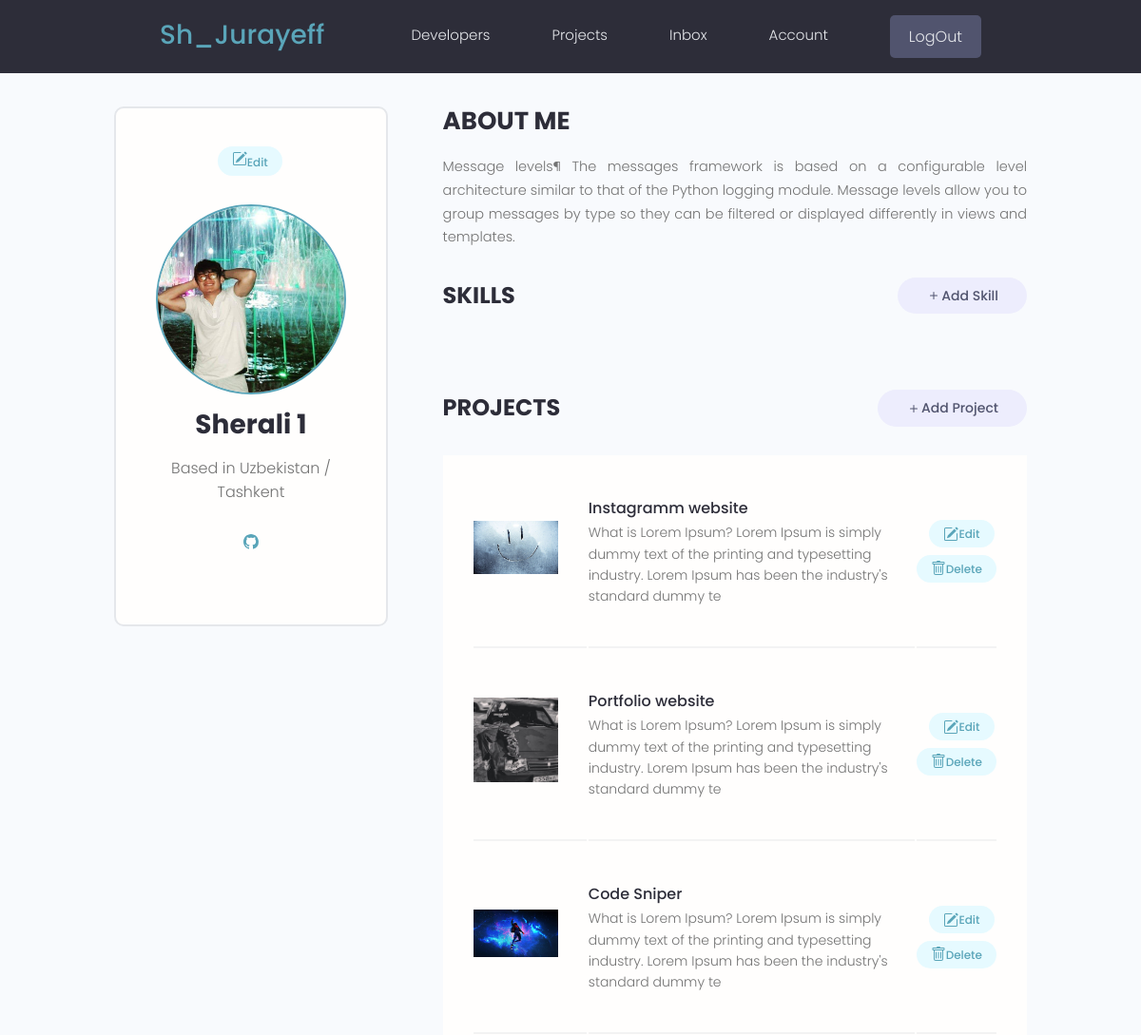
The app's page /account/ (signed in, upper part), older data.
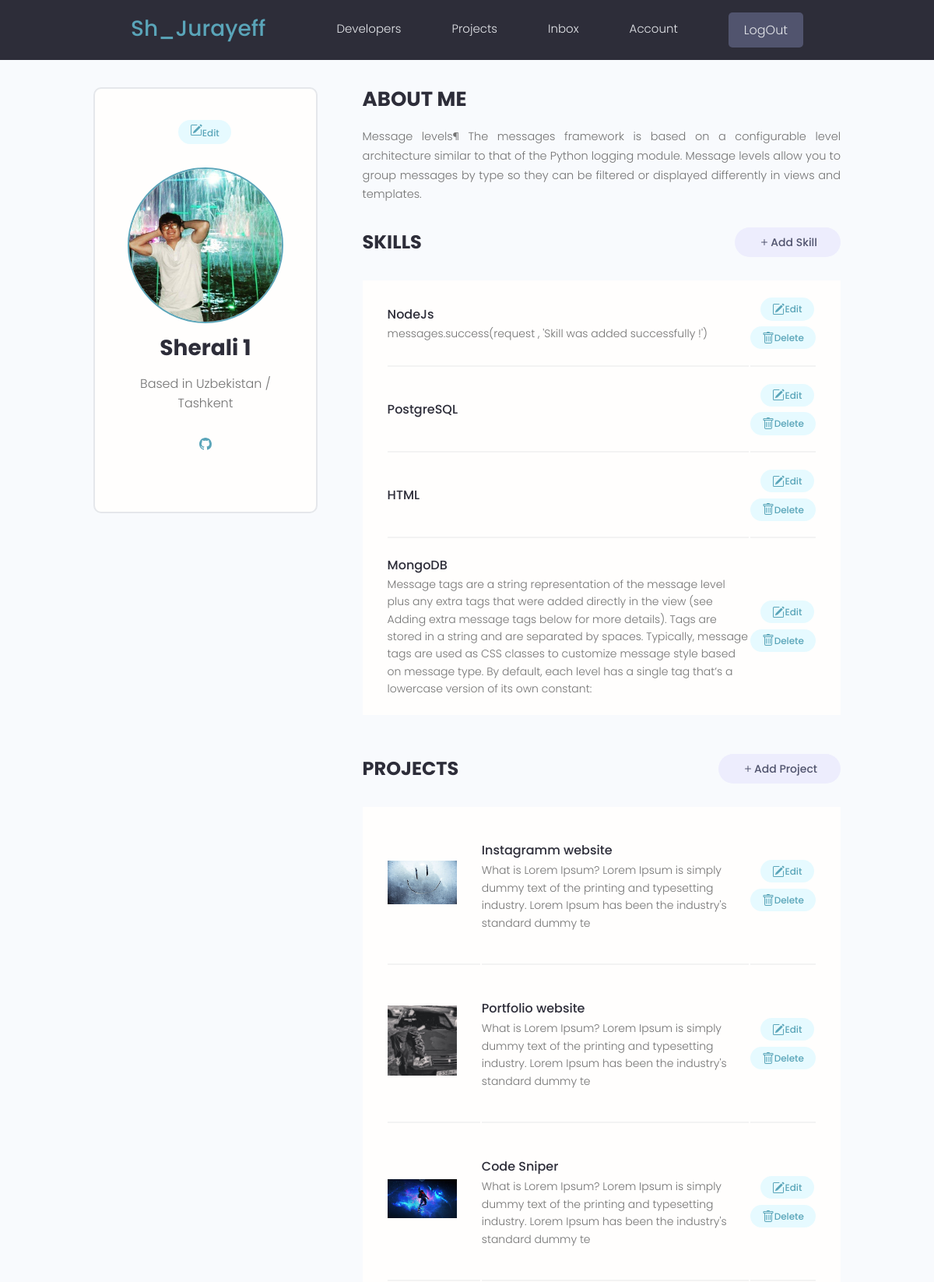
The same page, newer data.
### projects/models.py (models this page shows, shortened)
class Project(models.Model):
    owner = models.ForeignKey(Profile , null = True , blank=True , on_delete=models.SET_NULL)
    title = models.CharField(max_length=200)
    description = models.TextField(null=True , blank=True)
    featured_images = models.ImageField(null=True, blank=True , default='default.png')
    demo_link = models.CharField(max_length=200 , null=True , blank=True)
    source_link = models.CharField(max_length=200 , null=True ,blank=True)
    tags = models.ManyToManyField('Tag', blank=True)
    vote_total = models.IntegerField(default=0 , null=True ,blank=True)
    vote_ratio = models.IntegerField(default=0 , null=True ,blank=True)
    created = models.DateTimeField(auto_now_add=True)
    id = models.UUIDField(default=uuid.uuid4 , unique=True ,
                          primary_key=True , editable=False)

### users/models.py (models this page shows, shortened)
class Skill(models.Model):
    owner = models.ForeignKey(Profile , on_delete=models.CASCADE, null=True)
    name = models.CharField(max_length=200 , blank=True  , null=True)
    description = models.TextField(null=True , blank=True)
    created = models.DateTimeField(auto_now_add=True , null=True , blank=True)
    id = models.UUIDField(unique=True , default=uuid.uuid4 , primary_key=True , editable=False)

### users/views.py (the view)
# urls.py: path('account/' , userAccount , name = 'account') ,
@login_required(login_url = 'login')
def userAccount(request):
    profile = request.user.profile
    skills = profile.skill_set.all()
    projects = profile.project_set.all()
    context = {
        'profile': profile ,
        'skills': skills ,
        'projects': projects
    }
    return render(request , 'users/account.html' , context)

### users/templates/users/account.html (shortened to what this page needs)
{% extends 'main.html' %}
{% block content %}
<main class="settingsPage profile my-md">
  <div class="container">
    <div class="layout">
      <div class="column column--1of3">
        <div class="card text-center">
          <div class="card__body dev">
            <a  class="tag tag--pill tag--main settings__btn" href="{% url 'edit-account' %}">Edit</a>
            <img class="avatar avatar--xl dev__avatar" src="{{profile.profile_image.url}}" />
            <h2 class="dev__name">{{profile.name}}</h2>
            <p class="dev__location">Based in {{profile.location}}</p>
            <ul class="dev__social">
              {% if profile.social_github %}
              <li>
                <a title="Github" href="{{profile.social_github}}" target="_blank"></a>
              </li>
              {% endif %}
            </ul>
          </div>
        </div>
      </div>
      <div class="column column--2of3">
        <div class="devInfo">
          <h3 class="devInfo__title">About Me</h3>
          <p class="devInfo__about">{{profile.bio}}</p>
        </div>
        <div class="settings">
          <h3 class="settings__title">Skills</h3>
          <a class="tag tag--pill tag--sub settings__btn tag--lg" href="{% url 'create-skill' %}"><svg xmlns="http://www.w3.org/2000/svg" width="16" height="16" fill="currentColor" class="bi bi-plus" viewBox="0 0 16 16"><path d="M8 4a.5.5 0 0 1 .5.5v3h3a.5.5 0 0 1 0 1h-3v3a.5.5 0 0 1-1 0v-3h-3a.5.5 0 0 1 0-1h3v-3A.5.5 0 0 1 8 4z"/></svg>
            Add Skill</a>
        </div>
        <table class="settings__table">
          {% for skill in skills %}
          <tr>
            <td class="settings__tableInfo">
              <h4>{{skill.name}}</h4>
              <p>
                {{skill.description}}
              </p>
            </td>
            <td class="settings__tableActions">
              <a class="tag tag--pill tag--main settings__btn" href="{% url 'update-skill' skill.id %}">
                Edit</a>
              <a class="tag tag--pill tag--main settings__btn" href="{% url 'update-skill' skill.id %}">
                Delete</a>
            </td>
          </tr>
          {% endfor %}
        </table>
        <div class="settings">
          <h3 class="settings__title">Projects</h3>
          <a class="tag tag--pill tag--sub settings__btn tag--lg" href="{% url 'create-project' %}"><svg xmlns="http://www.w3.org/2000/svg" width="16" height="16" fill="currentColor" class="bi bi-plus" viewBox="0 0 16 16"><path d="M8 4a.5.5 0 0 1 .5.5v3h3a.5.5 0 0 1 0 1h-3v3a.5.5 0 0 1-1 0v-3h-3a.5.5 0 0 1 0-1h3v-3A.5.5 0 0 1 8 4z"/></svg>
            Add Project</a>
        </div>
        <table class="settings__table">
          {% for project in projects %}
          <tr>
            <td class="settings__thumbnail">
              <a href="{% url 'project' project.id %}"><img src="{{project.featured_images.url}}" alt="Project Thumbnail" /></a>
            </td>
            <td class="settings__tableInfo">
              <a href="{% url 'project' project.id %}">{{project.title}}</a>
              <p>{{project.description|slice:"150"}}</p>
            </td>
            <td class="settings__tableActions">
              <a class="tag tag--pill tag--main settings__btn" href="{% url 'update-project' project.id %}"> Edit</a>
              <a class="tag tag--pill tag--main settings__btn"
                href="{% url 'delete-project'  project.id %}?next=/account">
                Delete</a>
            </td>
          </tr>
          {% endfor %}
        </table>
      </div>
    </div>
  </div>
</main>
{% endblock %}

Row changes from the older to the newer data that the page shows:
added Skill: name "NodeJs", description "messages.success(request , 'Skill was added successfully !')"
added Skill: name "PostgreSQL"
added Skill: name "HTML"
added Skill: name "MongoDB", description "Message tags are a string representation of the message level plus any extra tags that were added directly in the view (see Adding extra message tags below for more details). Tags are stored in a string and are separated by spaces. Typically, message tags are used as CSS classes to customize message style based on message type. By default, each level has a single tag that’s a lowercase version of its own constant:"
